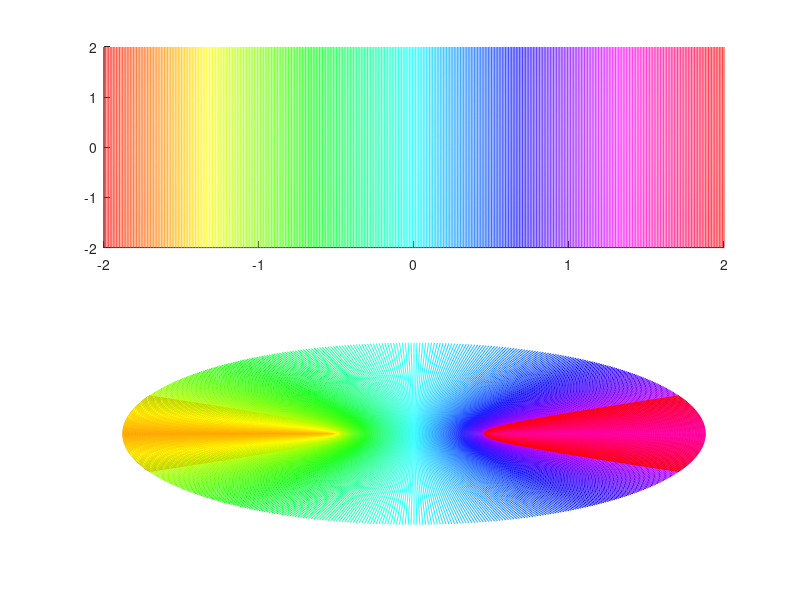

Reproduce this figure in MATLAB.
clear

xgrid = -2:0.01:2;
ygrid = -2:0.01:2;
[X,Y] = meshgrid(xgrid,ygrid);

hue = linspace(0,1,length(xgrid));
val = ones([2,length(hue)]);
color = vertcat(hue,val);
color = hsv2rgb(color');
for x = 1:length(xgrid)
    Z = X(:,x)+1i*Y(:,x);
    tz = sin(Z);
    
    subplot(2,1,1)
    hold on;
    plot(X(:,x),Y(:,x),'Color',color(x,:))
    subplot(2,1,2)
    hold on;
    axis off
    plot(real(tz),imag(tz),'Color',color(x,:));
end

% 
% hue = linspace(0,1,length(ygrid));
% sat = linspace(0,1,length(xgrid));
% val = ones([2,length(hue)]);
% color = vertcat(hue,val);
% color = hsv2rgb(color');
% 
% for y = 1:length(ygrid)
%     pause
%     Z = X(y,:)+1i*Y(y,:);
%     tz = sin(Z);
%     
%     subplot(2,1,1)
%     hold on;
%     plot(X(y,:),Y(y,:),'Color',color(y,:))
%     subplot(2,1,2)
%     hold on;
%     axis off
%     plot(real(tz),imag(tz),'Color',color(y,:));
% end

    